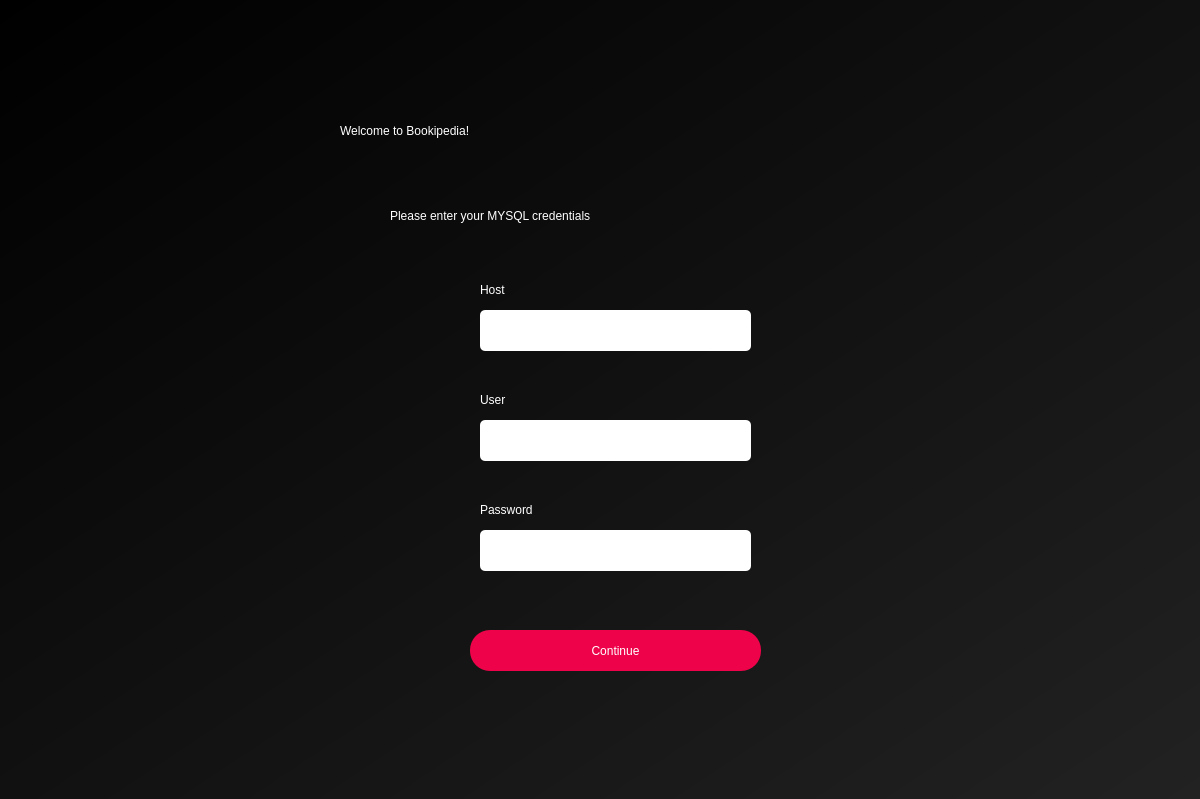
<?xml version="1.0" encoding="UTF-8"?>
<ui version="4.0">
 <class>Dialog</class>
 <widget class="QDialog" name="Dialog">
  <property name="geometry">
   <rect>
    <x>0</x>
    <y>0</y>
    <width>1200</width>
    <height>799</height>
   </rect>
  </property>
  <property name="windowTitle">
   <string>Sign Up</string>
  </property>
  <property name="windowIcon">
   <iconset>
    <normaloff>assets/wiki_icon.png</normaloff>assets/wiki_icon.png</iconset>
  </property>
  <widget class="QWidget" name="bgwidget" native="true">
   <property name="geometry">
    <rect>
     <x>0</x>
     <y>0</y>
     <width>1200</width>
     <height>800</height>
    </rect>
   </property>
   <property name="styleSheet">
    <string notr="true">QWidget#bgwidget{
background-color: rgb(18, 18, 18);
background-color: qlineargradient(spread:pad, x1:0, y1:0, x2:1, y2:1, stop:0 rgba(0, 0, 0, 255), stop:1 rgba(34, 34, 34, 255));}
</string>
   </property>
   <widget class="QLabel" name="welcome_label">
    <property name="geometry">
     <rect>
      <x>340</x>
      <y>70</y>
      <width>541</width>
      <height>121</height>
     </rect>
    </property>
    <property name="styleSheet">
     <string notr="true">color: rgb(255, 255, 255);
font: 30pt &quot;MS Shell Dlg 2&quot;;</string>
    </property>
    <property name="text">
     <string>Welcome to Bookipedia!</string>
    </property>
   </widget>
   <widget class="QLabel" name="instructions_label">
    <property name="geometry">
     <rect>
      <x>390</x>
      <y>190</y>
      <width>441</width>
      <height>51</height>
     </rect>
    </property>
    <property name="styleSheet">
     <string notr="true">font: 16pt &quot;MS Shell Dlg 2&quot;;

color: rgb(255, 255, 255);</string>
    </property>
    <property name="text">
     <string>Please enter your MYSQL credentials</string>
    </property>
   </widget>
   <widget class="QPushButton" name="continue_button">
    <property name="geometry">
     <rect>
      <x>470</x>
      <y>630</y>
      <width>291</width>
      <height>41</height>
     </rect>
    </property>
    <property name="cursor">
     <cursorShape>PointingHandCursor</cursorShape>
    </property>
    <property name="styleSheet">
     <string notr="true">border-radius: 20px;
background-color: rgb(238, 2, 73);
font: 14pt &quot;MS Shell Dlg 2&quot;;
color: rgb(255, 255, 255);</string>
    </property>
    <property name="text">
     <string>Continue</string>
    </property>
   </widget>
   <widget class="QLineEdit" name="host_line_edit">
    <property name="geometry">
     <rect>
      <x>480</x>
      <y>310</y>
      <width>271</width>
      <height>41</height>
     </rect>
    </property>
    <property name="styleSheet">
     <string notr="true">border-radius: 5px;
font: 12pt &quot;MS Shell Dlg 2&quot;;
padding: 0px 10px;</string>
    </property>
   </widget>
   <widget class="QLineEdit" name="user_line_edit">
    <property name="geometry">
     <rect>
      <x>480</x>
      <y>420</y>
      <width>271</width>
      <height>41</height>
     </rect>
    </property>
    <property name="styleSheet">
     <string notr="true">border-radius: 5px;
font: 12pt &quot;MS Shell Dlg 2&quot;;
padding: 0px 10px;</string>
    </property>
   </widget>
   <widget class="QLabel" name="host_label">
    <property name="geometry">
     <rect>
      <x>480</x>
      <y>280</y>
      <width>91</width>
      <height>19</height>
     </rect>
    </property>
    <property name="styleSheet">
     <string notr="true">color: rgb(255, 255, 255);
font: 10pt &quot;MS Shell Dlg 2&quot;;</string>
    </property>
    <property name="text">
     <string>Host</string>
    </property>
   </widget>
   <widget class="QLabel" name="user_label">
    <property name="geometry">
     <rect>
      <x>480</x>
      <y>390</y>
      <width>91</width>
      <height>19</height>
     </rect>
    </property>
    <property name="styleSheet">
     <string notr="true">color: rgb(255, 255, 255);
font: 10pt &quot;MS Shell Dlg 2&quot;;</string>
    </property>
    <property name="text">
     <string>User</string>
    </property>
   </widget>
   <widget class="QLabel" name="error_label">
    <property name="geometry">
     <rect>
      <x>480</x>
      <y>590</y>
      <width>291</width>
      <height>31</height>
     </rect>
    </property>
    <property name="styleSheet">
     <string notr="true">font: 10pt &quot;Roboto&quot;;
color: rgb(255, 0, 0);</string>
    </property>
    <property name="text">
     <string/>
    </property>
   </widget>
   <widget class="QLineEdit" name="password_line_edit">
    <property name="geometry">
     <rect>
      <x>480</x>
      <y>530</y>
      <width>271</width>
      <height>41</height>
     </rect>
    </property>
    <property name="styleSheet">
     <string notr="true">border-radius: 5px;
font: 12pt &quot;MS Shell Dlg 2&quot;;
padding: 0px 10px;</string>
    </property>
   </widget>
   <widget class="QLabel" name="password_label">
    <property name="geometry">
     <rect>
      <x>480</x>
      <y>500</y>
      <width>141</width>
      <height>19</height>
     </rect>
    </property>
    <property name="styleSheet">
     <string notr="true">color: rgb(255, 255, 255);
font: 10pt &quot;MS Shell Dlg 2&quot;;</string>
    </property>
    <property name="text">
     <string>Password</string>
    </property>
   </widget>
  </widget>
 </widget>
 <resources/>
 <connections/>
</ui>
